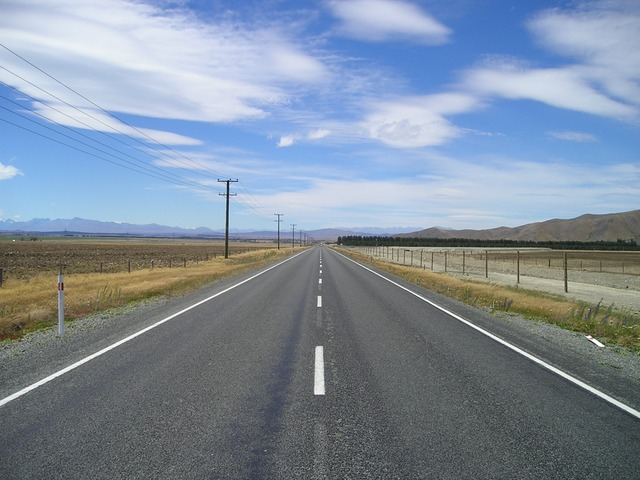
#> input picture carretera.jpeg, 640 x 480 px
$ python canny.py
#> lines starting #> are read from the running program, lines starting #| are printed output that depends on the picture
import numpy as np
import cv2 as cv
from matplotlib import pyplot as plt

img = cv.imread('carretera.jpeg',0)
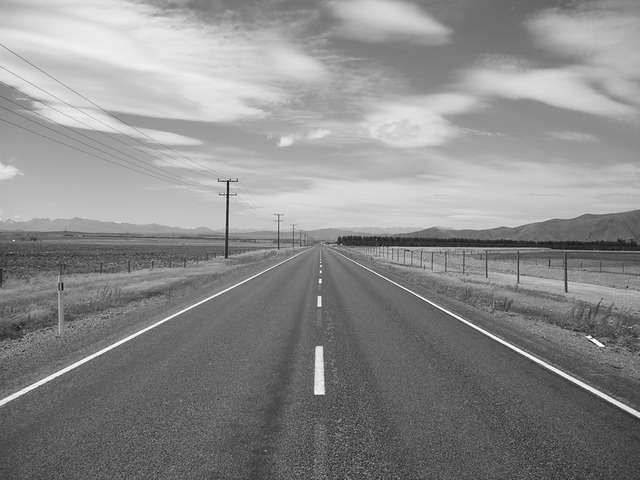
#> img: shape (480, 640); min 14, max 255, mean 139.1
edges = cv.Canny(img,100,200)
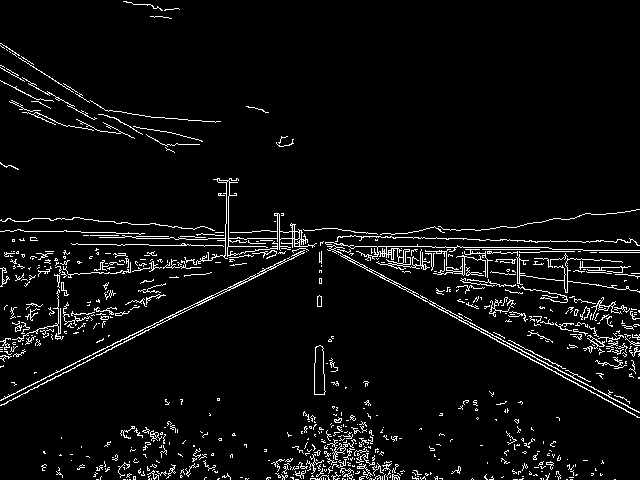
#> edges: shape (480, 640); 4.9% white in thin lines or dots

plt.subplot(121),plt.imshow(img,cmap = 'gray')
plt.title('Original Image'), plt.xticks([]), plt.yticks([])
plt.subplot(122),plt.imshow(edges,cmap = 'gray')
plt.title('Edge Image'), plt.xticks([]), plt.yticks([])

plt.show()
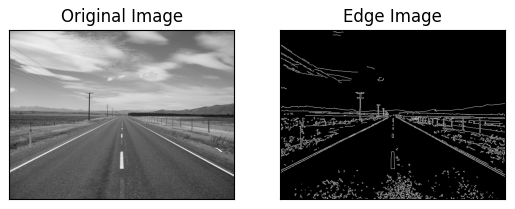
#> figure drawn by matplotlib, 2 panels

$ run again, with PistaRC.jpg copied over carretera.jpeg
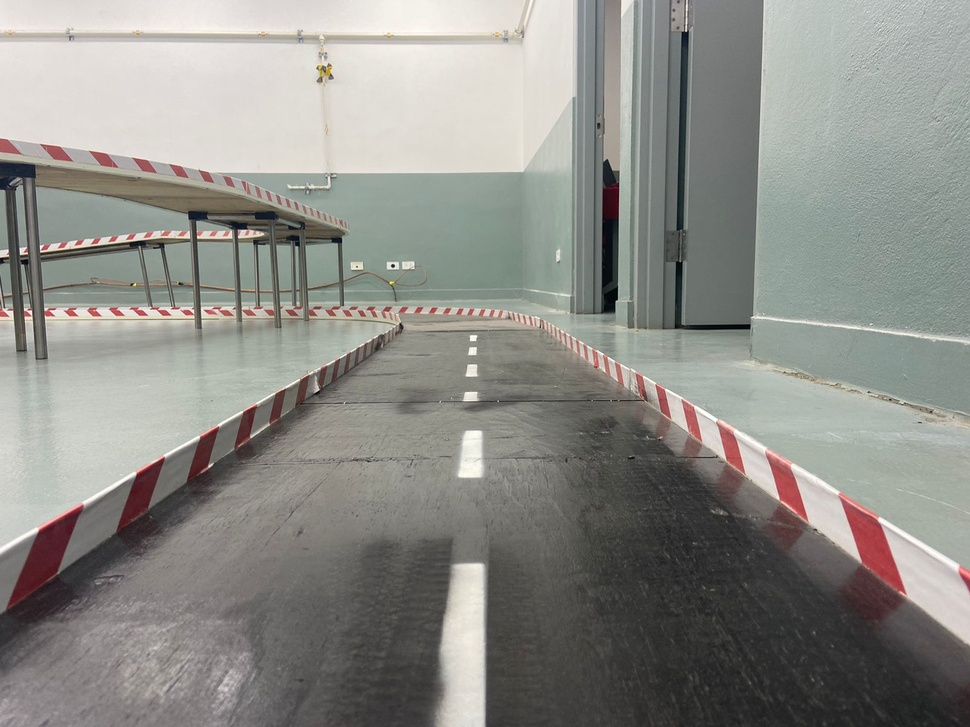
#> input picture PistaRC.jpg, 970 x 727 px, shrunk from 1600 x 1200 before the run
#> `edges = cv.Canny(img,100,200)`:
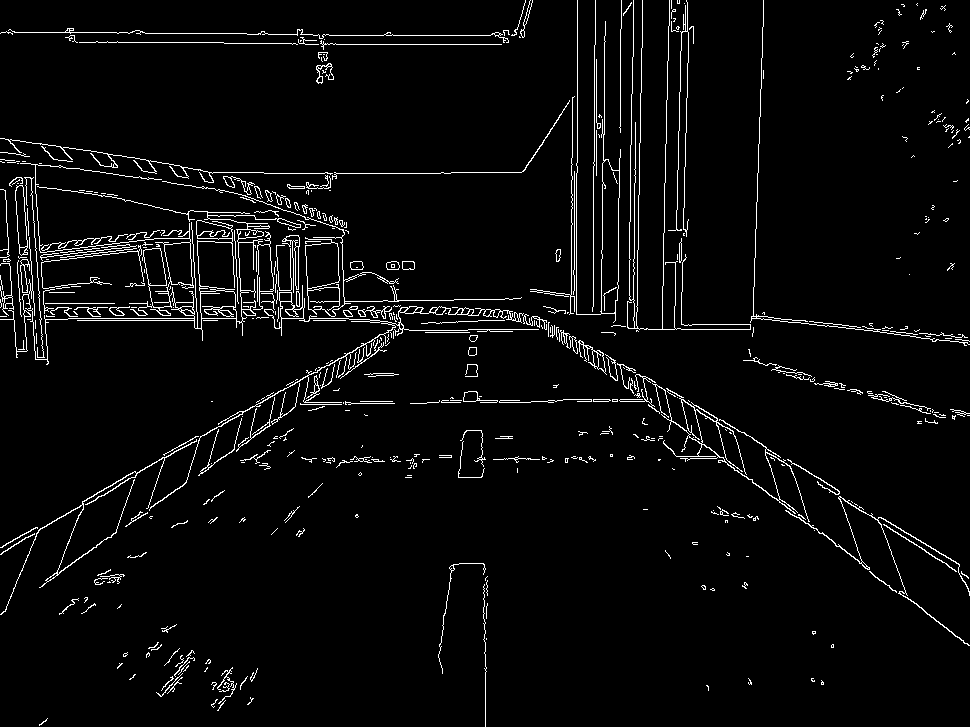
#> edges: shape (727, 970); 3.8% white in thin lines or dots
#> `plt.show()`:
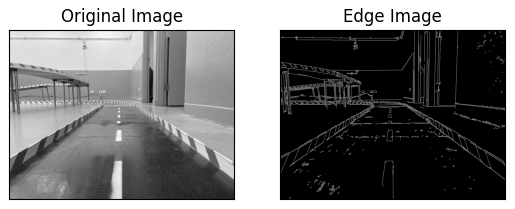
#> figure drawn by matplotlib, 2 panels
